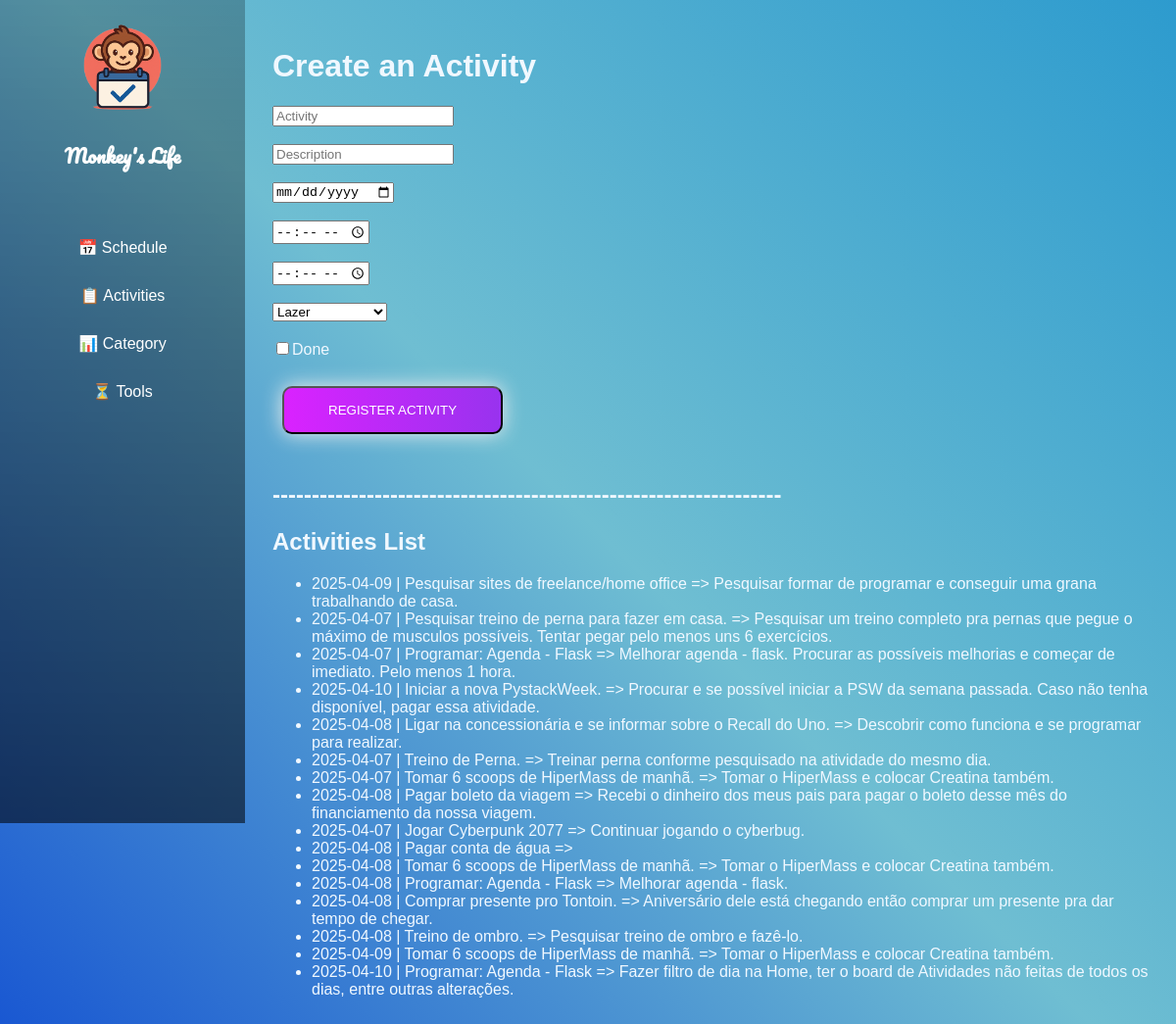
/activities/, run on an earlier commit of the app's database.
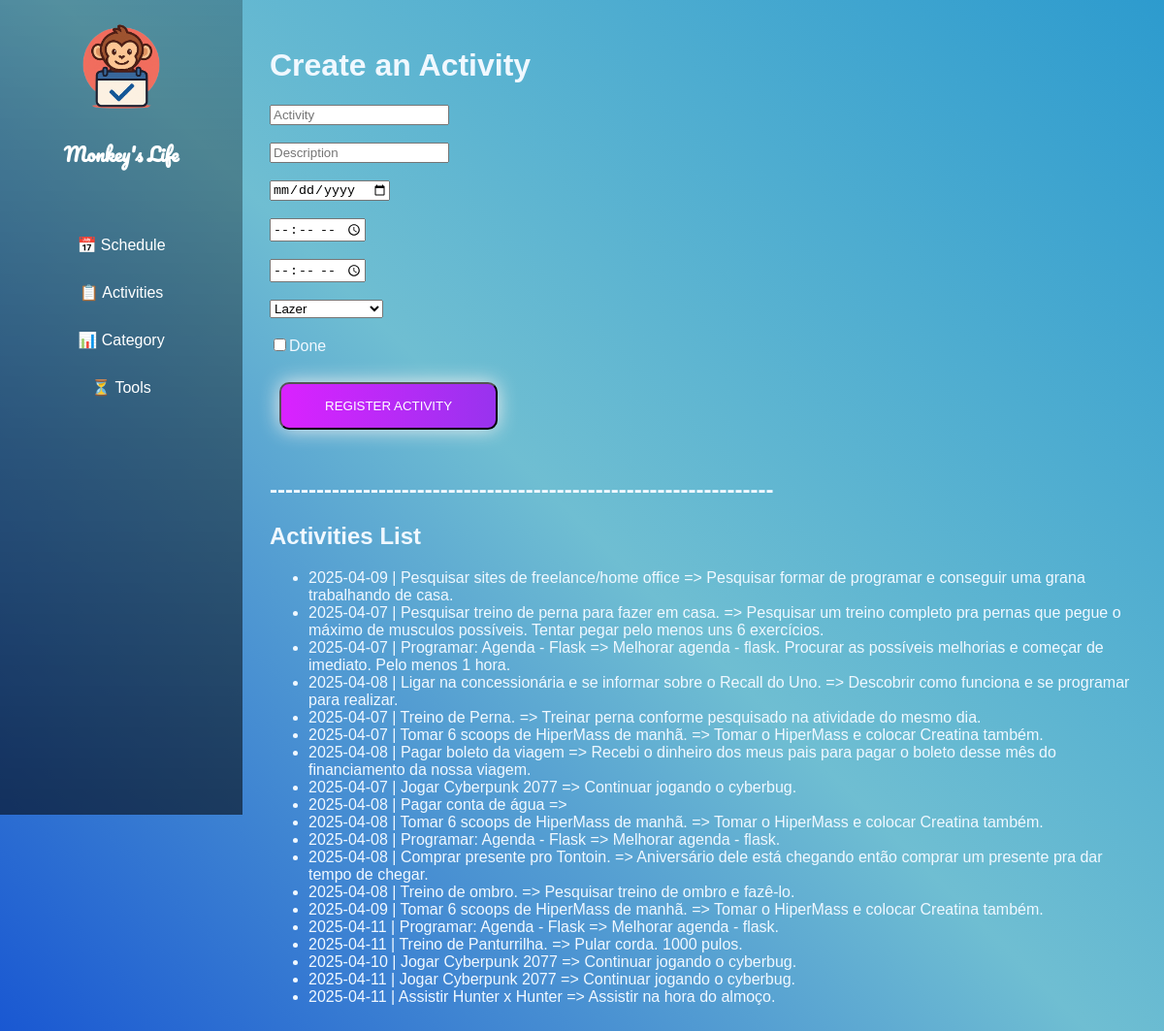
And on a later commit of the database.
### schedule/blueprints/activities/models.py (models this page shows, shortened)
class Activity(db.Model):
    __tablename__ = 'activities'
    id = db.Column(db.Integer, primary_key=True)
    name = db.Column(db.String(80), nullable=False)
    description = db.Column(db.String(200))
    date = db.Column(db.Date)
    start_time = db.Column(db.Time)
    end_time = db.Column(db.Time)
    category = db.Column(db.Integer, db.ForeignKey('categories.id'))
    done = db.Column(db.Boolean, default=False)

### schedule/blueprints/activities/routes.py (the view, shortened to what this page needs)
@activity.route('/', methods=['POST', 'GET'])
def index_activity():
    if request.method == 'GET':
        activities = Activity.query.all()
        categories = Category.query.all()
        return render_template('activities/index_activity.html', activities=activities, categories=categories)

### schedule/blueprints/activities/templates/activities/index_activity.html (shortened to what this page needs)
{% extends "base.html" %}
{% block content %}
<div class="content">
    <h1>Create an Activity</h1>
    <form action="{{ url_for('activity.index_activity') }}" method="POST">
        <input type="text" name="name" placeholder="Activity" required><br><br>
        <input type="text" name="description" placeholder="Description"><br><br>
        <input type="date" name="date" placeholder="Date"><br><br>
        <input type="time" name="start_time" placeholder="Start Time"><br><br>
        <input type="time" name="end_time" placeholder="End Time"><br><br>
        <select name="category_id">
            {% for category in categories %}
                <option value="{{ category.id }}">{{ category.name }}</option>
            {% endfor %}
        </select><br><br>
        <input type="checkbox" name="done">Done<br><br>
        <button class='btn-grad' type="submit">Register Activity</button><br>
    </form>
        <h2>-----------------------------------------------------------------</h2>
        <h2>Activities List</h2>
        <ul>
            {% for activity in activities %}
                <li>{{activity.date}} | {{activity.name}} => {{ activity.description }} </li>
            {% endfor %}
        </ul>
</div>
{% endblock %}

### schedule/templates/base.html (shortened to what this page needs)
<!DOCTYPE html>
<html lang="pt-BR">
<head>
    <link rel="stylesheet" type='text/css' href="/css/style.css">
</head>
<body>
    {% block leftbar %}
    <div class="sidebar">
        <div class="logo">
            <a href="{{ url_for('home.index') }}">
                <img src="/img/logo.png" alt="Logo do Sistema">
                <h2>Monkey's Life</h2>
            </a>
        </div>
        <ul class="menu">
            <li><a href="{{ url_for('home.index') }}">📅 Schedule</a></li>
            <li><a href="{{ url_for('activity.index_activity') }}">📋 Activities</a></li>
            <li><a href="{{ url_for('activity.index_category') }}">📊 Category</a></li>
            <li><a href="{{ url_for('tool.index') }}">⏳ Tools</a></li>
        </ul>
    </div>
    {% endblock %}
    {% block content %}{% endblock %}
</body>
</html>

### schedule/static/css/style.css (style rules this page uses)
body { background-color: #2d9bce; background-image: linear-gradient(225deg, #2d9bce 0%, #6fbed2 50%, #1856d2 100%); display: flex; min-height: 100vh; font-family: 'Montserrat', sans-serif; color: #f0f8ff; }
a, a:visited, a:hover, a:active { color: inherit; text-decoration: none; }
.logo { font-family: "Pacifico", cursive; font-weight: 400; font-style: normal; font-size: 1.6vh; text-align: center; margin-bottom: 20px; }
.logo img { width: 10vh; border-radius: 40%; }
.menu { list-style: none; width: 100%; padding: 0; }
.menu li { width: 100%; }
.menu li a { display: block; text-decoration: none; color: white; padding: 15px; font-size: 16px; text-align: center; transition: 0.3s; }
.content { margin-left: 250px; padding: 20px; flex: 1; }
.sidebar { width: 250px; height: 100vh; background: linear-gradient(to bottom, #0000003e, #0000008d); color: white; display: flex; flex-direction: column; align-items: center; padding: 20px 0; position: fixed; left: 0; top: 0; }
.btn-grad { background-image: linear-gradient(to right, #DA22FF 0%, #9733EE 51%, #DA22FF 100%) }
.btn-grad { margin: 10px; padding: 15px 45px; text-align: center; text-transform: uppercase; transition: 0.5s; background-size: 200% auto; color: white; box-shadow: 0 0 20px #eee; border-radius: 10px; display: block; }

What changed in the data, as far as the page shows it:
removed Activity: date "2025-04-10", name "Iniciar a nova PystackWeek.", description "Procurar e se possível iniciar a PSW da semana passada. Caso não tenha disponível, pagar essa atividade."
changed Activity (number 15 of 19 on the later page): date "2025-04-10" → "2025-04-11"; description "Fazer filtro de dia na Home, ter o board de Atividades não feitas de todos os dias, entre outras alterações." → "Melhorar agenda - flask."
added Activity: date "2025-04-11", name "Treino de Panturrilha.", description "Pular corda. 1000 pulos."
added Activity: date "2025-04-10", name "Jogar Cyberpunk 2077", description "Continuar jogando o cyberbug."
added Activity: date "2025-04-11", name "Jogar Cyberpunk 2077", description "Continuar jogando o cyberbug."
added Activity: date "2025-04-11", name "Assistir Hunter x Hunter", description "Assistir na hora do almoço."
